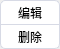
<?xml version="1.0" encoding="UTF-8"?>
<ui version="4.0">
 <class>ContactEditDialog</class>
 <widget class="QDialog" name="ContactEditDialog">
  <property name="geometry">
   <rect>
    <x>0</x>
    <y>0</y>
    <width>60</width>
    <height>49</height>
   </rect>
  </property>
  <property name="windowTitle">
   <string>Dialog</string>
  </property>
  <widget class="QPushButton" name="editBtn">
   <property name="geometry">
    <rect>
     <x>0</x>
     <y>0</y>
     <width>60</width>
     <height>25</height>
    </rect>
   </property>
   <property name="font">
    <font>
     <family>微软雅黑 Light</family>
    </font>
   </property>
   <property name="cursor">
    <cursorShape>PointingHandCursor</cursorShape>
   </property>
   <property name="styleSheet">
    <string notr="true">QPushButton{color:rgb(70，82，113);border:1px solid rgb(215,218,229);border-top-left-radius:5px;border-top-right-radius:5px;background-color: white}
QPushButton:hover{background-color: rgb(240，242，248);}</string>
   </property>
   <property name="text">
    <string>编辑</string>
   </property>
  </widget>
  <widget class="QPushButton" name="deleteBtn">
   <property name="geometry">
    <rect>
     <x>0</x>
     <y>24</y>
     <width>60</width>
     <height>25</height>
    </rect>
   </property>
   <property name="font">
    <font>
     <family>微软雅黑 Light</family>
    </font>
   </property>
   <property name="cursor">
    <cursorShape>PointingHandCursor</cursorShape>
   </property>
   <property name="styleSheet">
    <string notr="true">QPushButton{color:rgb(70，82，113);border:1px solid rgb(215,218,229);border-bottom-left-radius:5px;border-bottom-right-radius:5px;background-color: white}
QPushButton:hover{background-color: rgb(240，242，248);}</string>
   </property>
   <property name="text">
    <string>删除</string>
   </property>
  </widget>
 </widget>
 <resources/>
 <connections/>
</ui>
